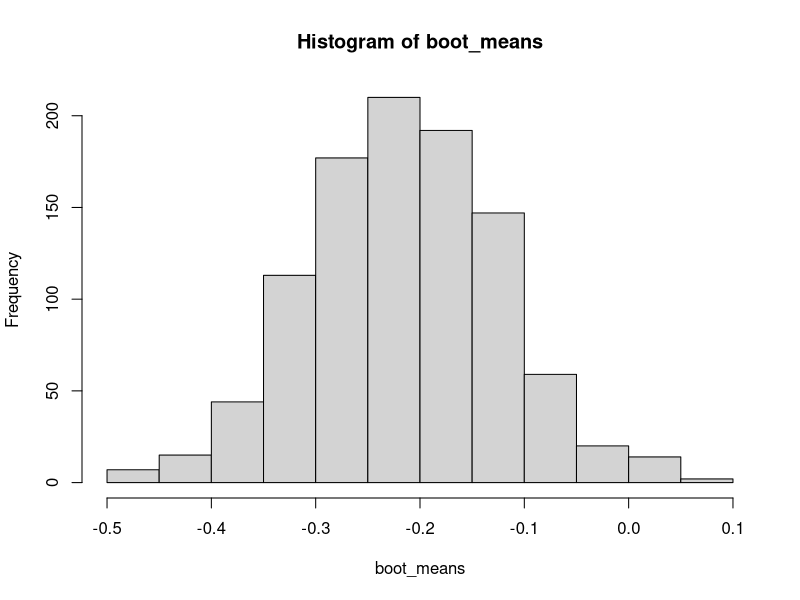
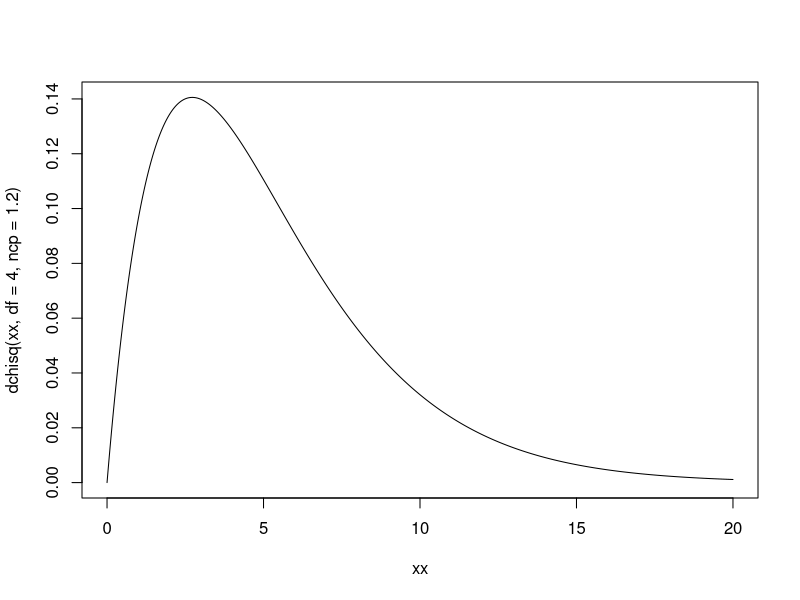
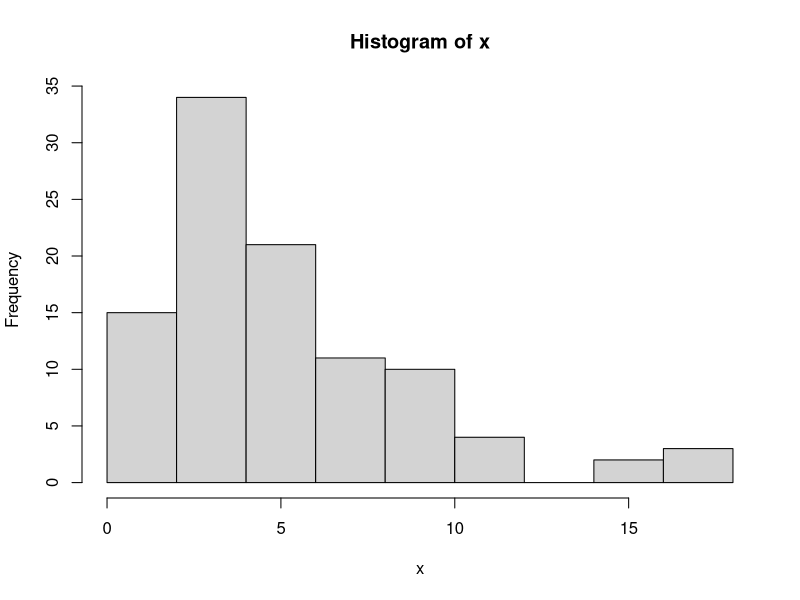
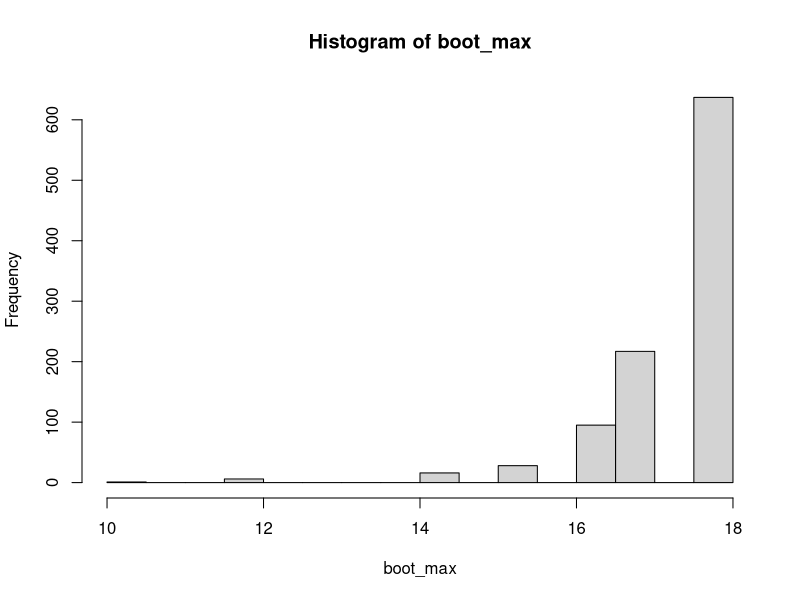

Reproduce these figures in R, in order.
# Announcements:
#
# 1. Project 2 drafts due tomorrow (Dec 1) for feedback
# 2. Sign up for a presentation slot next week
# 3. I will be virtual on Thursday, Dec 2
# 4. Next class on presentation skills
# 5. Course evaluations
#
# 123 GO: What's one thing you're looking forward after classes are done?

# Outcomes:
#
# 1. Apply the naive bootstrap to create confidence intervals for univariate statistics
#
# Technique: bootstrap, resampling method.
#
# Reference: https://en.wikipedia.org/wiki/Bootstrapping_(statistics)

# There are MANY variations of bootstrap and resampling methods.
# Our goal today is to understand the basic idea at an intuitive level.

# Problem: 
# Want confidence interval, BUT don't have enough data, or you can't calculate analytically
#
# statistic: f(X), where X is data
# Want (lower, upper) such that f(X) is between lower and upper with some level of confidence
# Univariate statistic- f(X) is just a single number

# Sample mean- can we build confidence intervals for population mean, given data?
# Yes, but through what major theoretical result?
# Central Limit Theorem

n = 100
# rnorm
# r - generate random data from this distribution
# norm - normally distributed
x = rnorm(n, mean = 0) # We know true mean!
tt = t.test(x)

tt$conf.int



# Simple bootstrap procedure to build confidence interval for f(x)
# In our examples, f = mean, then f = median

# 1. Sample with replacement from existing data to create xb
# 2. Calculate statistic on sample: f(xb)
# 3. Repeat many times to create many f(xb)'s
# 4. Estimate confidence intervals by calculating quantiles for f(xb)

# Goal: Confidence interval for population mean
# Just like the t.test
# Claim: Bootstrap works about as well as t.test

# Sampling with replacement
sample(10, replace = TRUE)

# Sample of x with replacement:
xb = sample(x, size = n, replace = TRUE)
# Bootstrapped version of mean:
mean(xb)

mean(x)
# 123 GO:
# If I run lines 67,69 again, will the mean be the same or different?

boot_means = replicate(1000, {
  xb = sample(x, size = n, replace = TRUE)
  # Bootstrapped version of mean:
  mean(xb)
})

hist(boot_means)

# 95% confidence interval
quantile(1:100, 0.75)

quantile(boot_means, c(0.025, 0.975))

tt$conf.int

# R does have a 'boot' package.

# dchisq
# d is for density
# chisq is the name of distribution
x = rchisq(n, df = 4, ncp = 1.2)
xx = seq(from = 0, to = 20, length.out = 1000)
plot(xx, dchisq(xx, df = 4, ncp = 1.2), type = 'l')
hist(x)

# Want a 95% confidence interval for the median
boot_stats = replicate(1000, {
  xb = sample(x, size = n, replace = TRUE)
  # More generally, this is (almost) ANY univariate statistic you like:
  median(xb)
})

# What stats might be a bad idea?

# True median 4.42 - the number we're trying to include
# in our confidence interval.
qchisq(0.5, df = 4, ncp = 1.2)

# 95% confidence interval for the median
ci = quantile(boot_stats, c(0.025, 0.975))
# point estimate: most consistent with above
median(boot_stats)

# What's our best point estimate for the median?
mean(boot_stats)

mean(ci)


# 123 GO: Did the bootstrap "work"?
# yes

# Why is it called the naive bootstrap?
# Where's the danger?

# Bad idea:
boot_max = replicate(1000, {
  xb = sample(x, size = n, replace = TRUE)
  # More generally, this is (almost) ANY univariate statistic you like:
  max(xb)
})

hist(boot_max)

table(boot_max)

# bootstrapping residuals (if we have time)
# 
# y = ax + b + noise
#
# yhat = ax + b  What you predict
# noise = y - yhat  Difference from actual data and prediction

# Can "reconstruct" something like y:
# yboot = yhat + noise
# Bootstrap resamples from the noise

